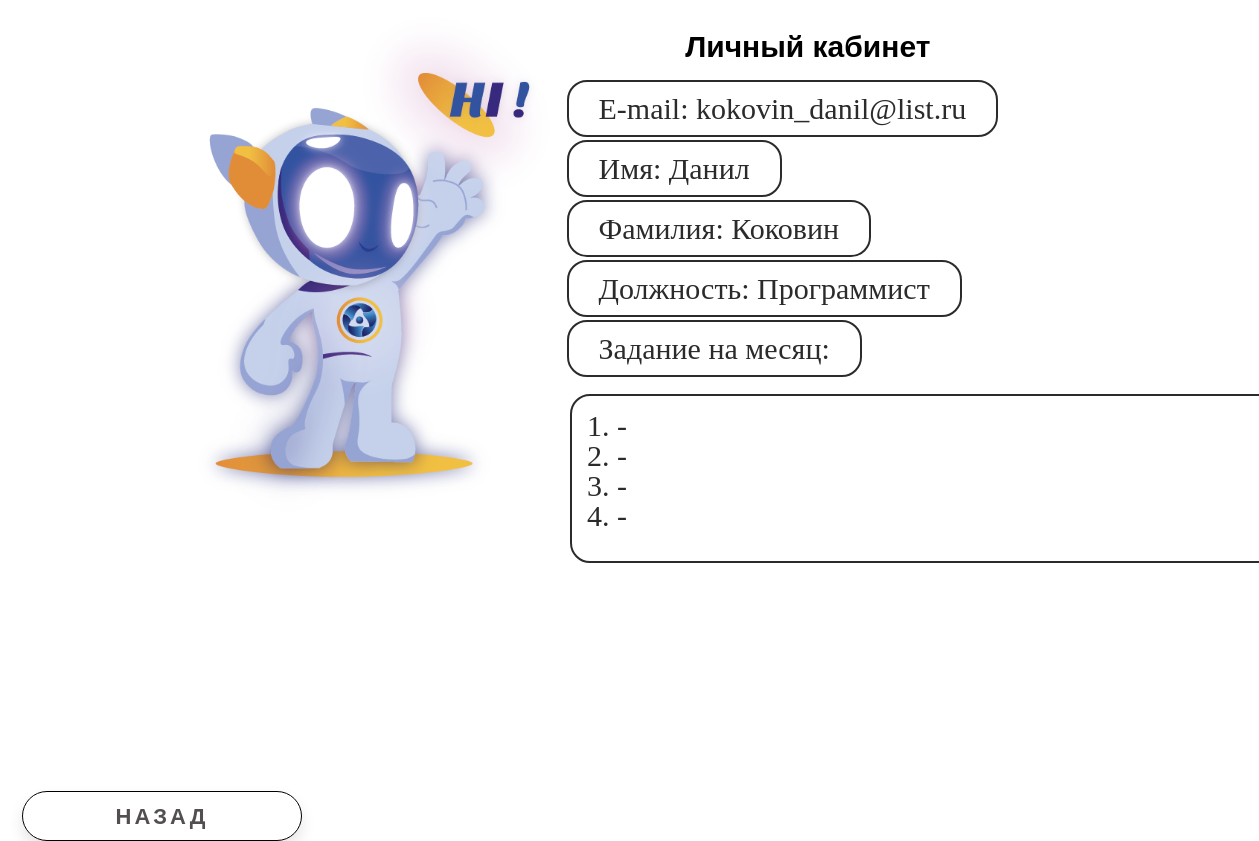
Screenshot of /lklk (signed in) with the database file from the repository.
### main/models.py (models this page shows, shortened)
class Members(User):
    name = models.CharField('Имя', max_length=50)
    surname = models.CharField('Фамилия', max_length=50)
    dolznost = models.CharField('Должность', max_length=50)
    Zadanie1 = models.CharField('Задание 1', max_length=20, blank=True, default='-')
    Zadanie2 = models.CharField('Задание 2', max_length=20, blank=True, default='-')
    Zadanie3 = models.CharField('Задание 3', max_length=20, blank=True, default='-')
    Zadanie4 = models.CharField('Задание 4', max_length=20, blank=True, default='-')
    zp = models.CharField('Заработная плата', max_length=20)
    class Meta:
        verbose_name = 'Сотрудника'
        verbose_name_plural = 'Сотрудники'

### main/views.py (the view)
# urls.py: path('lklk', views.bd, name='lk')
def bd(request):
    if request.user.is_authenticated:
        std=Members.objects.all()
        return render(request, 'main/lklk.html', {'std': std})

### main/templates/main/lklk.html (shortened to what this page needs)
{% extends 'main/layout.html' %}
{% block content %}
<h1>Личный кабинет</h1>
    {% for el in std %}
            {% if el.username == user.username %}
<div class="spisok-lk">
    <span class="em">E-mail: {{el.username}}</span><br><br>
    <span class="name-lk">Имя: {{el.name}}</span><br><br>
    <span class="fam-lk">Фамилия: {{el.surname}}</span><br><br>
    <span class="dolg-lk">Должность: {{el.dolznost}}</span><br><br>
    <span class="zad-lk">Задание на месяц:</span>
                    <div class="contr-lk"><ol class="qwer spisok_lk">
                        <li class="qwert">{{el.Zadanie1}}</li>
                        <li class="qwert">{{el.Zadanie2}}</li>
                        <li class="qwert">{{el.Zadanie3}}</li>
                        <li class="qwert">{{el.Zadanie4}}</li>
                    </ol>
                        </div>
            {% endif %}
    {% endfor %}
</div>
<a href="/begin"><button class="floating-button backlk-btn">Назад</button></a>
{% endblock %}

### main/static/main/css/main.css (style rules this page uses)
body { background-color: white; }
html { font-size: 15px; margin-top: 10px; }
body { margin: 0; font-family: 'Montserat', sans-serif; }
.floating-button { text-decoration: none; display: inline-block; margin-top: 9em; margin-left: 1em; width: 280px; height: 50px; line-height: 45px; border-radius: 45px; font-family: 'Montserrat', sans-serif; font-size: 22px; text-transform: uppercase; text-align: center; letter-spacing: 3px; font-weight: 600; color: #524f4e; background:white; border: 1px solid black; border-width: 0.5px; box-shadow: 0 8px 15px rgba(0, 0, 0, .1); transition: .3s; }
h1 { font-size: 30px; text-align: center; margin-right: 7em; }
@media screen and (max-device-width:1000px) { .floating-button { margin-right: -10em; } }
.spisok-lk { margin-left: auto; margin: auto; font-size: 2em; font-family: Georgia, 'Times New Roman', Times, serif; text-align: center; color: #2b2a2c; margin-top: 1em; line-height: 1em; text-align:left; }
.em, .name-lk, .fam-lk, .dolg-lk, .zad-lk { padding: 0.66rem 2rem 0.66rem 2rem; border: 2px solid #2b2a2c; border-radius: 20px; }
.qwer { padding: 1rem 2rem 2rem 3rem; border: 2px solid #2b2a2c; border-radius: 20px; width:50%; margin-left:19em; }

### main/static/main/css/css.css (style rules this page uses)
html { font-size: 15px; margin-top: 10px; }
body { margin: 0; font-family: 'Montserat', sans-serif; }

### rows the page displays
Members: username "kokovin_danil@list.ru", name "Данил", surname "Коковин", dolznost "Программист", Zadanie1 "-", Zadanie2 "-", Zadanie3 "-", Zadanie4 "-"
